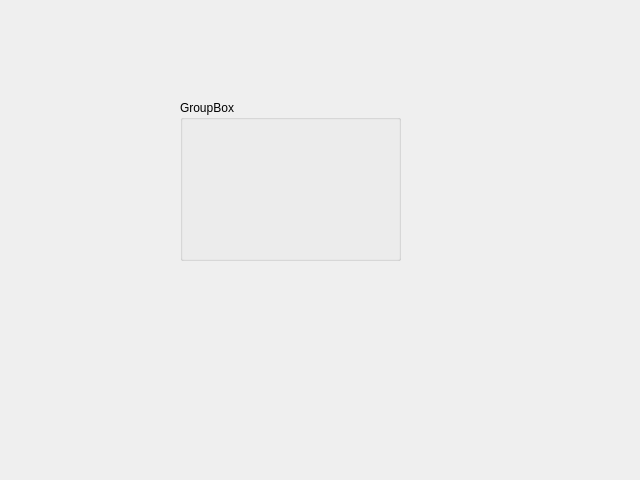
<?xml version="1.0" encoding="UTF-8"?>
<ui version="4.0">
 <class>decrypt_linker</class>
 <widget class="QDialog" name="decrypt_linker">
  <property name="geometry">
   <rect>
    <x>0</x>
    <y>0</y>
    <width>640</width>
    <height>480</height>
   </rect>
  </property>
  <property name="windowTitle">
   <string>Dialog</string>
  </property>
  <widget class="QGroupBox" name="groupBox">
   <property name="geometry">
    <rect>
     <x>180</x>
     <y>100</y>
     <width>221</width>
     <height>161</height>
    </rect>
   </property>
   <property name="title">
    <string>GroupBox</string>
   </property>
  </widget>
 </widget>
 <resources/>
 <connections/>
</ui>
